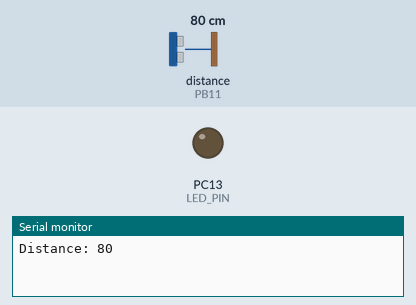
This sketch was run on a simulated STM32 Blue Pill. Parts: output pins drawn as LEDs (lit = HIGH), the last lines printed to the serial monitor. Wiring (inferred from the names in the program): ultrasonic range finder: trigger PB10; echo PB11. The inputs (shaded band) are chosen by the test bench; at power-on: distance to the obstacle (sensor on PB11) 80 cm. The echo pulse lasts 58.3 µs per cm; pins used as bus, display or sensor lines are not drawn.

Above: at 1.3 s.
1.4 s: distance to the obstacle (sensor on PB11) set to 22 cm
5.9 s: distance to the obstacle (sensor on PB11) set to 18 cm
At 8.4 s:
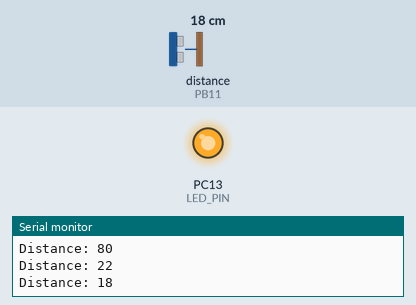
14.5 s: distance to the obstacle (sensor on PB11) set to 35 cm
At 15.3 s:
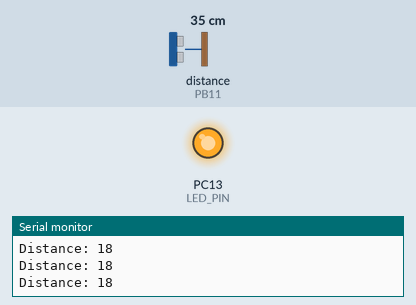
19.0 s: distance to the obstacle (sensor on PB11) set to 2 cm
At 21.7 s:
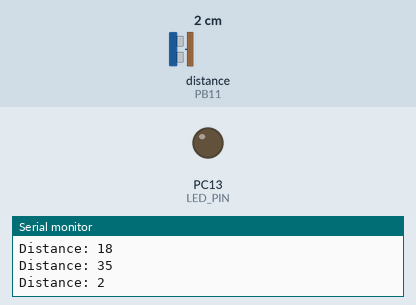
Timing chart, 0 to 26.1 s (numbered marks = the images above; inputs shaded):
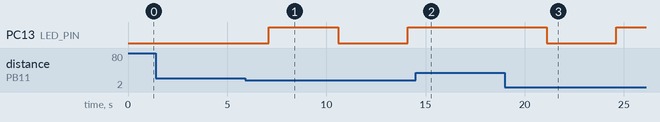

The sketch:

main.ino
```cpp
#define TRIGGER_PIN PB10
#define ECHO_PIN PB11

#define LED_PIN PC13

#define SerialMon Serial

void getUltraSonicData(void);

char buffer[100];

void setup()
{
    SerialMon.begin(115200);
    delay(100);
    while (!SerialMon)
    {
        ;
    }
    pinMode(ECHO_PIN, INPUT);
    pinMode(TRIGGER_PIN, OUTPUT);
    pinMode(LED_PIN, OUTPUT);
}

void loop()
{
    getUltraSonicData();
    delay(3500);
}

void getUltraSonicData(void)
{
    long duration, cm;
    digitalWrite(TRIGGER_PIN, LOW);
    delayMicroseconds(5);
    digitalWrite(TRIGGER_PIN, HIGH);
    delayMicroseconds(10);
    digitalWrite(TRIGGER_PIN, LOW);

    duration = pulseIn(ECHO_PIN, HIGH);
    cm = (duration ) / 58.2;
    snprintf(buffer, sizeof(buffer), "Distance: %lu", cm);
    SerialMon.println(buffer);
    if (cm < 20)
    {
        digitalWrite(LED_PIN, !(digitalRead(LED_PIN)));
    }

}
```

Measured:
- the behaviour switches between 20 and 19 cm on distance to the obstacle (sensor on PB11) (found by bisection; images 0 and 1)
- after the input at 5.9 s, PC13 (LED_PIN): LOW → HIGH after 1.2 s, → LOW 3.5 s later, → HIGH 3.5 s later
- after the input at 14.5 s, PC13 (LED_PIN): stays HIGH (without the input it goes to LOW after 3.1 s)
- after the input at 19.0 s, PC13 (LED_PIN): HIGH → LOW after 2.1 s, → HIGH 3.5 s later
